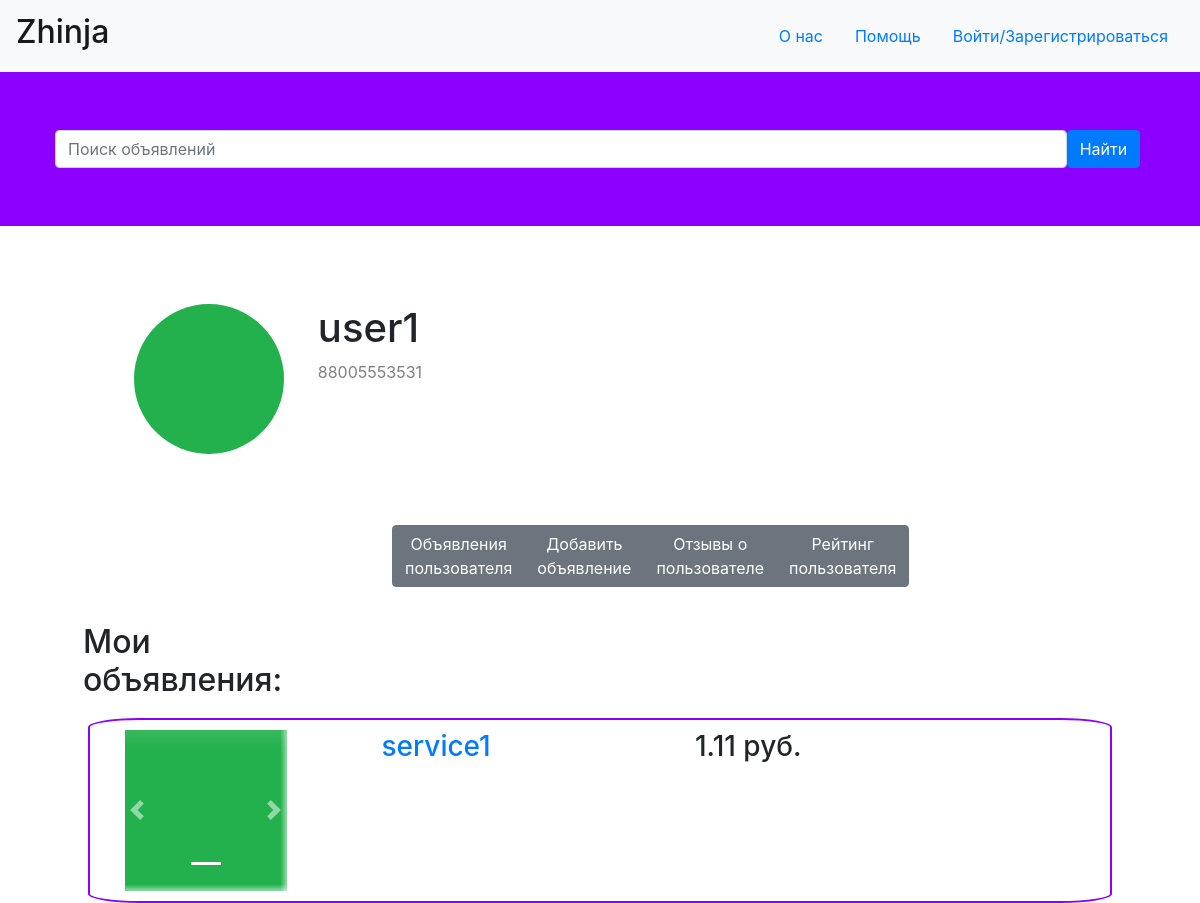
Page /profile/1/ on the committed database.
### tables this page shows
CREATE TABLE "user"
(
	id integer not null
		constraint user_pk
			primary key autoincrement,
	status_id integer default 1 not null
		references status,
	phone text not null,
	password text not null,
	name text not null,
	image_id integer
		constraint user_images_id_fk
			references images
);

CREATE TABLE "service"
(
	id integer not null
		constraint service_pk
			primary key autoincrement,
	user_id integer not null
		references user,
	name text not null,
	description_id integer not null
		references description,
	price real not null
);

### routes.py (the view)
@application.route('/profile/<int:user_id>/', methods=["GET", "POST"])
@application.route('/profile/<int:user_id>/<string:type>', methods=["GET", "POST"])
def profile(user_id: int, type: str = "services"):
    if request.method == "POST" and request.form.get("tel") and request.form.get("password"):
        user = sessions["main_database"].query(User) \
            .filter(User.phone == request.form.get("tel"), User.password == request.form.get("password")).first()
        if user:
            cookie["id"] = user.id
            return redirect(f'/profile/{user.id}')
    session = sessions["main_database"]
    searched = request.form.get("search_label")
    if searched:
        return redirect('/')
    user = session.query(User).filter(User.id == user_id).first()
    user_image = session.query(Images).filter(Images.out_id == user.image_id).first()
    services = session.query(Service).filter(Service.user_id == user_id).all()
    data = {
        "registered": cookie.get("id") == user_id,
        "user": {
            "id": user_id,
            "name": user.name,
            "image": str(buffer_image(user_image.id, user_image.image)) + ".png",
            "phone": user.phone,
            "average_rating": 0
        },
        "services": [],
        "comments": []
    }
    for service in services:
        description = session.query(Description).filter(Description.id == service.description_id).first()
        images = session.query(Images).filter(Images.out_id == description.images_id).all()
        service_comments = session.query(Comment, Description) \
            .filter((Comment.service_id == service.id), (Description.id == Comment.description_id)).all()
        data["services"].append({
            "id": service.id,
            "name": service.name,
            "price": service.price,
            "description": {
                "images": [str(buffer_image(image.id, image.image)) + ".png" for image in images],
                "description": {
                    "comment": description.description
                },
            },
        })
        for comment, description in service_comments:
            author = session.query(User).filter(User.id == comment.user_id).first()
            author_image = session.query(Images).filter(Images.out_id == author.image_id).first()
            data["comments"].append({
                "id": comment.id,
                "author": {
                    "id": author.id,
                    "name": author.name,
                    "image": str(buffer_image(author_image.id, author_image.image)) + ".png"
                },
                "description": {
                    "images": [str(buffer_image(image.id, image.image)) + ".png" for image in
                               session.query(Images).filter(Images.id == description.images_id).all()],
                    "description": {
                        "impression": description.description.split(delimiter)[0],
                        "pluses": description.description.split(delimiter)[1],
                        "minuses": description.description.split(delimiter)[2],
                        "comment": description.description.split(delimiter)[3]
                    }
                },
                "rating": comment.rating
            })
            data["user"]["average_rating"] += comment.rating
    try:
        data["user"]["average_rating"] /= len(data["comments"])
    except ZeroDivisionError:
        data["user"]["average_rating"] = 5
    if type == "services":
        return render_template("profile.html", data=data, len=len, round=round)
    elif type == "create_service":
        return redirect('/create_service')
    elif type == "comment":
        return render_template("profile_comment.html", data=data, len=len, round=round)
    elif type == "rating":
        return render_template("profile_rating.html", data=data, len=len, round=round)

### declarations.py (called while the page is built)
def bytes_to_image(bytearr: bytes) -> Image:
    return Image.open(BytesIO(bytearr))

def buffer_image(id: int, bytearr: bytes) -> int:
    image = bytes_to_image(bytearr)
    image.save(f"static/images/{id}.png")
    return id

### templates/profile.html (shortened to what this page needs)
<!doctype html>
<html lang="en">
<head>
    <link rel="stylesheet" href="https://stackpath.bootstrapcdn.com/bootstrap/4.3.1/css/bootstrap.min.css">
    <link rel="stylesheet" href="https://stackpath.bootstrapcdn.com/bootstrap/4.2.1/css/bootstrap.min.css"
>
    <link rel="stylesheet" type="text/css" href="{{url_for('static', filename='css/main.css') }}">
</head>
<body>
<header>
        <nav class="navbar navbar-light bg-light">
        <a class="navbar-brand" href="/"><h2>Zhinja</h2></a>
             <ul class="nav justify-content-right">
                <li class="nav-item">
                    <a class="nav-link" href="#From_us" data-toggle="modal">О нас</a>
                </li>
                <li class="nav-item">
                    <a class="nav-link" href="#Help" data-toggle="modal">Помощь</a>
                </li>
                {%if data["registred"]%}
                    <li class="nav-item">
                        <div class="container">
                            <div class="col-1-5">
                                <a href="profile"><img src={{url_for('static', filename='images/' + data["user"]["image"])}} class="rounded-circle z-depth-0" alt="avatar image" height="50" width="50" border-radius="50%"></a>
                            </div>
                        </div>
                    </li>
                {%else%}
                    <li class="nav-item">
                        <a class="nav-link" href="#Reg" data-toggle="modal">Войти/Зарегистрироваться</a>
                    </li>
                {%endif%}
            </ul>
        </nav>
    </header>
    <form class="headf" method="post">
        <div class="container">
            <div class="form-group">
            <div class="row-hea">
                <div class="col-1-3">
                    <div class="row">
                        <div class="col-11" style="padding-right: 0">
                            <div class="input-group">
                                <input type="search" class="form-control rounded my-5" placeholder="Поиск объявлений"
                                       aria-label="Search"
                                       aria-describedby="search-addon" name="search_label"/>
                            </div>
                        </div>
                        <div class="col-1" style="padding-left: 0">
                            <button type="submit" class="btn btn-primary my-5">Найти</button>
                        </div>
                    </div>
                </div>
            </div>
        </div>
        </div>
    </form>
<div class="main">
    <div class="container-m mx-auto">
        <div class="container-profile">
            <div class="row">
                <div class="col-1-7">
                    <img src={{url_for('static', filename='images/' + data["user"]["image"])}} class="rounded-circle z-depth-0" alt="avatar image" height="150" width="150"
                         border-radius="50%">
                </div>
                <div class="col-1-5">
                    <h1>{{data["user"]["name"]}}</h1>
                    <p class="email-profile">{{data["user"]["phone"]}}</p>
                </div>
            </div>
        </div>
        <div class="container-pr">
            <div class="row">
                <center>
                    <div class="col-md-4">
                        <div class="btn-toolbar mb-3" role="toolbar" aria-label="Панель инструментов с группами кнопок">
                            <div class="btn-group mr-2" role="group" aria-label="First group">
                                <a type="submit" class="btn btn-secondary" href="services">Объявления пользователя</a>
                                <a type="submit" class="btn btn-secondary" href="create_service">Добавить объявление</a>
                                <a type="submit" class="btn btn-secondary" href="comment">Отзывы о пользователе</a>
                                <a type="submit" class="btn btn-secondary" href="rating">Рейтинг пользователя</a>
                            </div>
                        </div>
                    </div>
                </center>
            </div>
        </div>
    </div>
    <div class="container-m mx-auto">
        <div class="row">
            <div class="col-1-3-cars">
                <h2>Мои объявления:</h2>
            </div>
        </div>
    </div>
    <div class="container-m1 mx-auto">
        {% for item in data['services'] %}
        <div class="row">
            <div class="col-1-3-cars">
                <div id="sliderInner" class="carousel slide" data-ride="false">
                    <ol class="carousel-indicators">
                        {% for i in range(len(item["description"]["images"])) %}
                        {% if i == 0 %}
                        <li data-target="#skySlider" data-slide-to="0" class="active"></li>
                        {% else %}
                        <li data-target="#skySlider" data-slide-to={{i}}></li>
                        {% endif %}
                        {% endfor %}
                    </ol>
                    <div class="carousel-inner">
                        <div class="carousel-item active">
                            <img src={{url_for('static', filename='images/' + item["description"]["images"][0])}}
                            class="d-block w-100" alt="Природа">
                        </div>
                    </div>
                    <a class="carousel-control-prev" href="#sliderInner" role="button" data-slide="prev">
                        <span class="carousel-control-prev-icon" aria-hidden="true"></span>
                    </a>
                    <a class="carousel-control-next" href="#sliderInner" role="button" data-slide="next">
                        <span class="carousel-control-next-icon" aria-hidden="true"></span>
                    </a>
                </div>
            </div>
            <div class="col-1-3-pr">
                <a href="/service/{{item["id"]}}"><h3>{{item["name"]}}</h3></a>
            </div>
            <div class="col-1-3_c">
                <h3>{{item["price"]}} руб.</h3>
            </div>
        </div>
        {% endfor %}
    </div>
</div>
</body>
</html>

### static/css/main.css (style rules this page uses)
.container-m { width: 100%; max-width: 1024px; min-width: 960px; }
.main { padding: 20 0px; }
.headf { background: #8b00ff; }
.col-1-3-cars { width: 27%; float: left; padding-right: 10%; }
.col-1-3-pr { width: 33%; float: left; }
.row { padding: 10px; }
.col-1-7 { width: 165px; height: 150px; float: left; }
.col-1-5 { width: 20%; padding-left: 2%; float: left; }
.container-profile { padding: 5%; }
.email-profile { color: #808080; height: 15px; }
.container-m1 { width: 100%; max-width: 1024px; min-width: 960px; padding-left: 40px; padding-right: 40px; border-radius: 5%; border: 2px solid #8b00ff; }

### rows in the picture
user: user.name "user1", user.phone "88005553531"
service: name "service1", price "1.11"
